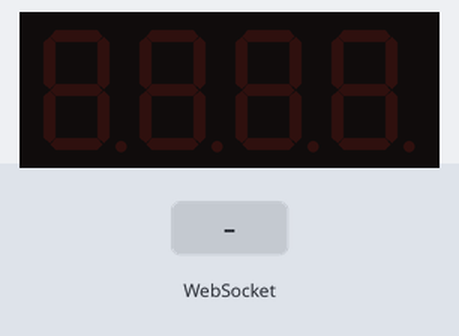
Simulated run of this sketch. Board: ESP32. Parts: 4-digit seven-segment display. The test bench sets the inputs (shaded band). WiFi joins after 1.5 s; servers stay silent unless stated; what the sketch prints to the serial monitor is not drawn.

Above: at 2.7 s.
2.8 s: WebSocket text "5" received
At 3.5 s:
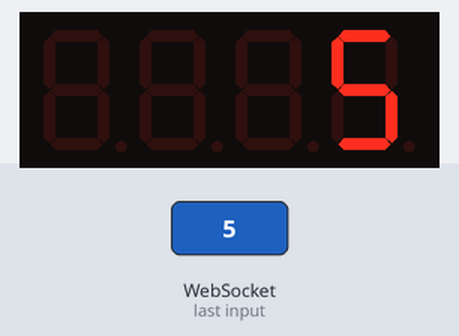
4.3 s: WebSocket text "90" received
At 4.6 s:
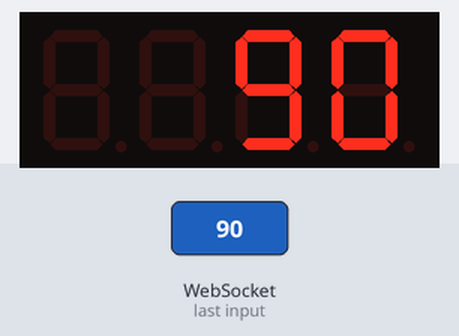
5.8 s: WebSocket text "200" received
At 7.0 s:
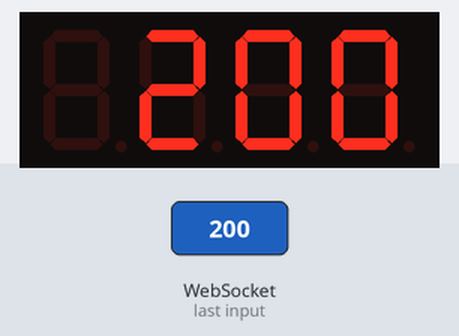
Timing chart, 0 to 8.8 s (numbered marks = the images above; inputs shaded):
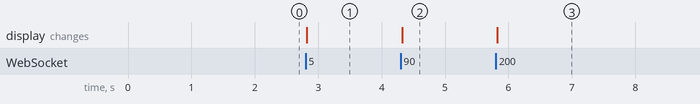

Measured:
- after the input at 2.8 s, the display: changes at once (image 1)
- after the input at 4.3 s, the display: changes at once (image 2)
- after the input at 5.8 s, the display: changes at once (image 3)

The sketch:

hand_display.ino
```cpp
#include <WiFi.h>
#include <AsyncTCP.h>
#include <ESPAsyncWebServer.h>
#include <WebSocketsServer.h>
#include <TM1637Display.h>

const char* ssid = "your_ssid";
const char* password = "your_passwd";

// web_socket on port 81
WebSocketsServer webSocket = WebSocketsServer(81);

#define CLK 5
#define DIO 4

TM1637Display display(CLK, DIO);

// it will handle incoming vals from web_Socket
void handleWebSocketMessage(void* arg, uint8_t* data, size_t len) {
  String message = "";
  for (size_t i = 0; i < len; i++) {
    message += (char)data[i];
  }

  int brightness = message.toInt();
  brightness = constrain(brightness, 0, 255);

  display.showNumberDec(brightness, false);

  // display_brightness control
  int dispBrightness = map(brightness, 0, 255, 0, 7);
  display.setBrightness(dispBrightness);

  Serial.print("Received Brightness: ");
  Serial.println(brightness);
}

void onEvent(uint8_t num, WStype_t type, uint8_t* payload, size_t length) {
  if (type == WStype_TEXT) {
    handleWebSocketMessage(nullptr, payload, length);
  }
}

void setup() {
  Serial.begin(115200);
  display.setBrightness(7);

  // connect the almighty wi-fi
  WiFi.begin(ssid, password);
  while (WiFi.status() != WL_CONNECTED) {
    delay(500);
    Serial.print(".");
  }

  Serial.println("\nConnected to WiFi");
  Serial.print("IP Address: ");
  Serial.println(WiFi.localIP());

  // start web_socket
  webSocket.begin();
  webSocket.onEvent(onEvent);
}

void loop() {
  webSocket.loop();
}
```
